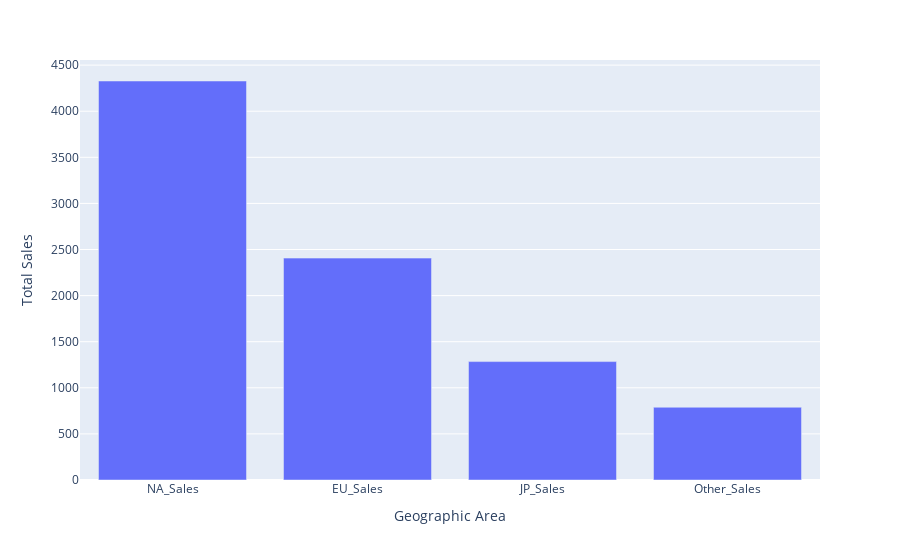

Notebook cell for this chart:
### Code cell
fig

### Figure 1 — Plotly figure (JSON) as saved in the notebook; plotly's stock layout.template omitted (floating-point values rounded to 4 significant figures)
{"data": [{"alignmentgroup": "True", "hovertemplate": "Geographic Area=%{x}<br>Total Sales=%{y}<extra></extra>", "legendgroup": "", "marker": {"color": "#636efa", "pattern": {"shape": ""}}, "name": "", "offsetgroup": "", "orientation": "v", "showlegend": false, "textposition": "auto", "type": "bar", "x": ["NA_Sales", "EU_Sales", "JP_Sales", "Other_Sales"], "xaxis": "x", "y": [4328.0, 2407.0, 1284.0, 788.9], "yaxis": "y"}], "layout": {"barmode": "relative", "legend": {"tracegroupgap": 0}, "margin": {"t": 60}, "xaxis": {"anchor": "y", "domain": [0, 1], "title": {"text": "Geographic Area"}}, "yaxis": {"anchor": "x", "domain": [0, 1], "title": {"text": "Total Sales"}}}}
